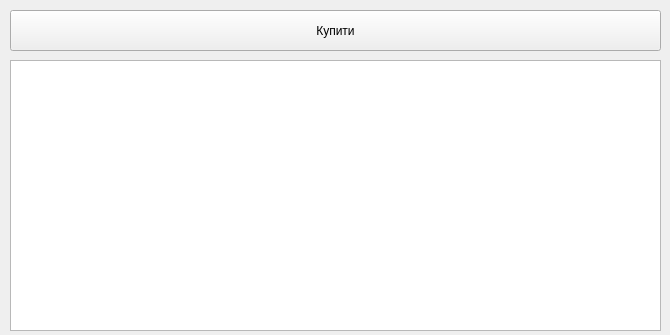
<?xml version="1.0" encoding="UTF-8"?>
<ui version="4.0">
 <class>userWindow</class>
 <widget class="QWidget" name="userWindow">
  <property name="geometry">
   <rect>
    <x>0</x>
    <y>0</y>
    <width>670</width>
    <height>335</height>
   </rect>
  </property>
  <property name="minimumSize">
   <size>
    <width>670</width>
    <height>335</height>
   </size>
  </property>
  <property name="maximumSize">
   <size>
    <width>670</width>
    <height>335</height>
   </size>
  </property>
  <property name="windowTitle">
   <string>Form</string>
  </property>
  <property name="styleSheet">
   <string notr="true"/>
  </property>
  <widget class="QTableView" name="tableView">
   <property name="geometry">
    <rect>
     <x>10</x>
     <y>60</y>
     <width>651</width>
     <height>271</height>
    </rect>
   </property>
   <property name="styleSheet">
    <string notr="true"/>
   </property>
  </widget>
  <widget class="QPushButton" name="pushButton">
   <property name="geometry">
    <rect>
     <x>10</x>
     <y>10</y>
     <width>651</width>
     <height>41</height>
    </rect>
   </property>
   <property name="styleSheet">
    <string notr="true"/>
   </property>
   <property name="text">
    <string>Купити</string>
   </property>
  </widget>
 </widget>
 <resources/>
 <connections/>
</ui>
